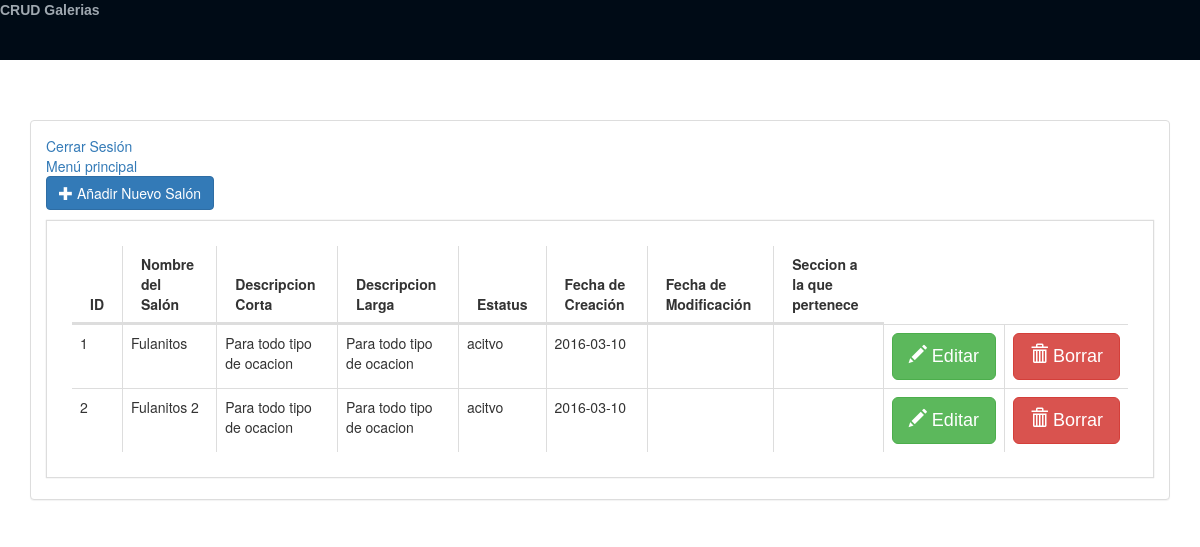
The page /Galery.php (signed in) on the database its author committed.
### tables this page shows
CREATE TABLE IF NOT EXISTS `party_room` (
  `id_party_room` int(11) NOT NULL,
  `party_room_name` varchar(45) NOT NULL,
  `short_description` varchar(45) DEFAULT NULL,
  `long_description` text,
  `status` varchar(10) NOT NULL,
  `creation_date` date DEFAULT NULL,
  `modification_date` date DEFAULT NULL,
  `section` varchar(45) NOT NULL
);

### Galery.php (the view, shortened to what this page needs)
<!DOCTYPE html PUBLIC "-//W3C//DTD XHTML 1.0 Transitional//EN" "http://www.w3.org/TR/xhtml1/DTD/xhtml1-transitional.dtd">
<html xmlns="http://www.w3.org/1999/xhtml">
    <head>
        <link rel="stylesheet" href="style.css" type="text/css" />
    </head>
    <body>
        <div id="header">
            <div id="content">
                <label>CRUD Galerias</label>
            </div>
        </div>
            <?php
                include "config.php";
                include "header.php";
            ?>
            <p>
                <a href="Create.php" class="btn btn-primary btn-md"><span class="glyphicon glyphicon-plus" aria-hidden="true"></span> Añadir Nuevo Salón</a><br/>
            </p>
            <table id="ghatable" class="display table table-bordered table-stripe" cellspacing="0" width="100%">
                <thead>
                    <tr>
                        <th>ID</th>
                        <th>Nombre del Salón</th>
                        <th>Descripcion Corta</th>
                        <th>Descripcion Larga</th>
                        <th>Estatus</th>
                        <th>Fecha de Creación</th>
                        <th>Fecha de Modificación</th>
                        <th>Seccion a la que pertenece</th>
                    </tr>
                </thead>
                <tbody>
                    <?php
                        $res = $mysqli->query("SELECT * FROM party_room");
                        while ($row = $res->fetch_assoc()):
                    ?>
                        <tr>
                            <td><?php echo $row['id_party_room'] ?></td>
                            <td><?php echo $row['party_room_name'] ?></td>
                            <td><?php echo $row['short_description'] ?></td>
                            <td><?php echo $row['long_description'] ?></td>
                            <td>
                                <?php
                                        if ($row['status']=='true'){
                                            echo 'acitvo';
                                        }elseif($row['status']=='false') {
                                            echo 'inactivo';
                                        }
                                ?>
                            </td>
                            <td><?php echo $row['creation_date'] ?></td>
                            <td><?php echo $row['modification_date'] ?></td>
                            <td><?php echo $row['section'] ?></td>
                            <td>
                                <a class="btn btn-lg btn-success" href="Update.php?u=<?php echo $row['id_galery'] ?>"><span class="glyphicon glyphicon-pencil" aria-hidden="true"></span> Editar</a>
                            </td>
                            <td>
                                <a class="btn btn-lg btn-danger" data-toggle="modal" data-target="#basicModal" ><span class="glyphicon glyphicon-trash" aria-hidden="true"></span> Borrar</a>
                            </td>
                        </tr>
                        <?php
                            endwhile;
                        ?>
                </tbody>
            </table>
            <?php
            include "footer.php";
            ?>
    </body>
</html>

### header.php (shortened to what this page needs)
<!DOCTYPE html>
<html lang="en">
    <head>
        <link href="css/bootstrap.min.css" rel="stylesheet">
        <link href="css/dataTables.bootstrap.css" rel="stylesheet">
    </head>
    <body>
        <p><br/></p>
        <div class="container">
            <p><br/></p>
            <div class="panel panel-default">
                <div class="panel-body">
                    <a href="logout.php?logout">Cerrar Sesión</a>
                    <br>
                    <a href="Home.php">Menú principal</a>

### footer.php (shortened to what this page needs)
    </body>
</html>

### style.css (style rules this page uses)
* { margin:0; padding:0; }
table { border:solid #dcdcdc 1px; padding:25px; box-shadow: 0px 0px 1px rgba(0,0,0,0.2); }
table tr,td { padding:15px; //border:solid #e1e1e1 1px; }
table tr td a { text-decoration:none; color:#00a2d1; font-family:Verdana, Geneva, sans-serif; font-size:18px; }
#header { width:100%; height:60px; background:rgba(00,11,22,33); color:#9fa8b0; font-family:Verdana, Geneva, sans-serif; }

### rows shown on the page
party_room: id_party_room "1", party_room_name "Fulanitos", short_description "Para todo tipo de ocacion", long_description "Para todo tipo de ocacion", status "acitvo", creation_date "2016-03-10"
party_room: id_party_room "2", party_room_name "Fulanitos 2", short_description "Para todo tipo de ocacion", long_description "Para todo tipo de ocacion", status "acitvo", creation_date "2016-03-10"
